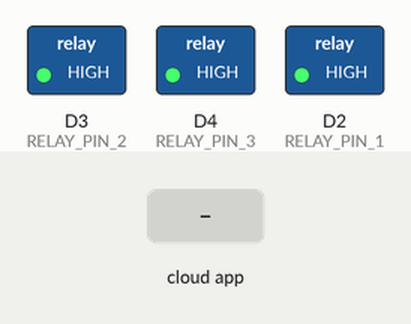
Recording of a sketch running on a simulated ESP8266 (NodeMCU). On the bench: switched loads named in the sketch (green lamp = pin HIGH). The test bench sets the inputs (shaded band). WiFi joins after 1.5 s; servers stay silent unless stated; what the sketch prints to the serial monitor is not drawn.

Above: at 2.7 s.
2.8 s: the phone or cloud app sets 69dc04bb52800e7ce36580c7 to 1
At 3.5 s:
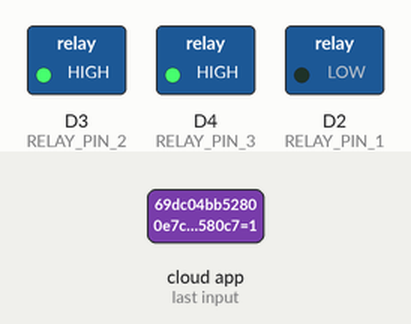
4.3 s: the phone or cloud app sets 69bffbfbc2dbd7108b43de4d to 1
At 4.6 s:
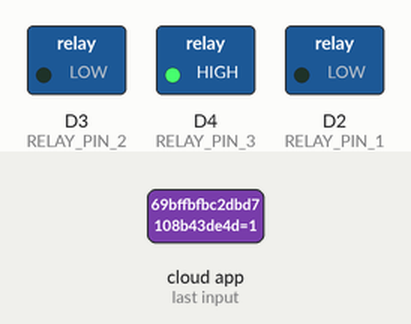
5.8 s: the phone or cloud app sets 69bffc16dafb005af4dacb2b to 1
At 6.9 s:
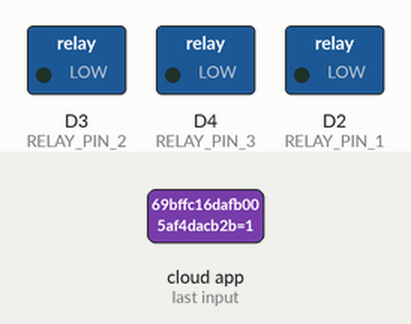
7.3 s: the phone or cloud app sets 69dc04bb52800e7ce36580c7 to 0
At 8.1 s:
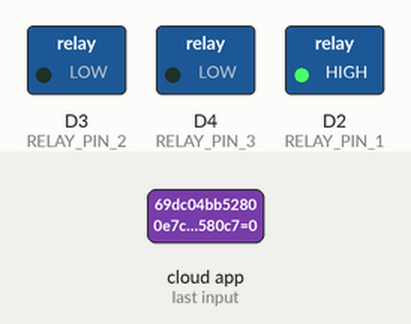
8.8 s: the phone or cloud app sets 69bffbfbc2dbd7108b43de4d to 0
At 9.2 s:
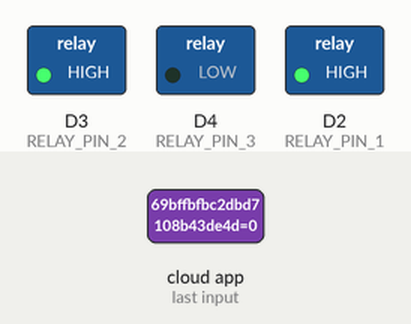
10.3 s: the phone or cloud app sets 69dc04bb52800e7ce36580c7 to 1
At 11.5 s:
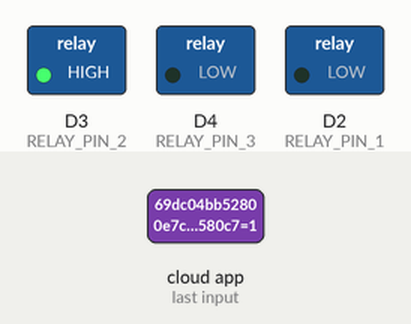
Timing chart, 0 to 12.8 s (numbered marks = the images above; inputs shaded):
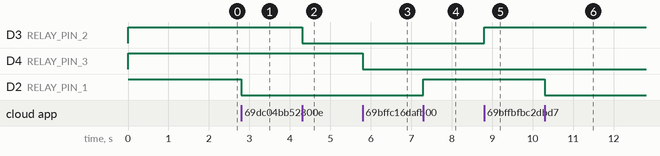

The sketch:

HOME_AUTOMATIO_USING_ESP32_VOICE_CONTROL.ino
```cpp
#include <Arduino.h>
#include <ESP8266WiFi.h>
#include <SinricPro.h>
#include <SinricProSwitch.h>

#define WIFI_SSID     "home"
#define WIFI_PASS     "homeiot12"

// ==========================
// SinricPro Credentials
// ==========================
#define APP_KEY       "8a802c62-05fd-4d26-b583-a6260a01fd6f"
#define APP_SECRET    "2dc13dda-950f-4375-9c83-1b02eceb93eb-510c3a17-27f3-4c8f-b991-214301cb31f1"

// ==========================
// Device IDs
// ==========================
#define DEVICE_ID_1   "69dc04bb52800e7ce36580c7"
#define DEVICE_ID_2   "69bffbfbc2dbd7108b43de4d"
#define DEVICE_ID_3   "69bffc16dafb005af4dacb2b"

// ==========================
// Relay Pins
// ==========================
#define RELAY_PIN_1   D2
#define RELAY_PIN_2   D3
#define RELAY_PIN_3   D4

// Active LOW relay module
void setRelay(int relayPin, bool state) {
  digitalWrite(relayPin, state ? LOW : HIGH);   // ON = LOW, OFF = HIGH
}

bool onPowerState(const String &deviceId, bool &state) {
  Serial.printf("Device %s turned %s\r\n", deviceId.c_str(), state ? "ON" : "OFF");

  if (deviceId == DEVICE_ID_1) {
    setRelay(RELAY_PIN_1, state);
  }
  else if (deviceId == DEVICE_ID_2) {
    setRelay(RELAY_PIN_2, state);
  }
  else if (deviceId == DEVICE_ID_3) {
    setRelay(RELAY_PIN_3, state);
  }

  return true;
}

void setup() {
  Serial.begin(115200);

  pinMode(RELAY_PIN_1, OUTPUT);
  pinMode(RELAY_PIN_2, OUTPUT);
  pinMode(RELAY_PIN_3, OUTPUT);

  // All relays OFF at start
  digitalWrite(RELAY_PIN_1, HIGH);
  digitalWrite(RELAY_PIN_2, HIGH);
  digitalWrite(RELAY_PIN_3, HIGH);

  WiFi.begin(WIFI_SSID, WIFI_PASS);
  Serial.print("Connecting to WiFi");

  while (WiFi.status() != WL_CONNECTED) {
    delay(500);
    Serial.print(".");
  }

  Serial.println();
  Serial.print("Connected! IP: ");
  Serial.println(WiFi.localIP());

  SinricProSwitch &mySwitch1 = SinricPro[DEVICE_ID_1];
  SinricProSwitch &mySwitch2 = SinricPro[DEVICE_ID_2];
  SinricProSwitch &mySwitch3 = SinricPro[DEVICE_ID_3];

  mySwitch1.onPowerState(onPowerState);
  mySwitch2.onPowerState(onPowerState);
  mySwitch3.onPowerState(onPowerState);

  SinricPro.begin(APP_KEY, APP_SECRET);
  Serial.println("SinricPro started");
}

void loop() {
  SinricPro.handle();
}
```

Measured:
- after the input at 2.8 s, D2 (RELAY_PIN_1): HIGH → LOW at once
- after the input at 4.3 s, D3 (RELAY_PIN_2): HIGH → LOW at once
- after the input at 5.8 s, D4 (RELAY_PIN_3): HIGH → LOW at once
- after the input at 7.3 s, D2 (RELAY_PIN_1): LOW → HIGH at once
- after the input at 8.8 s, D3 (RELAY_PIN_2): LOW → HIGH at once
- after the input at 10.3 s, D2 (RELAY_PIN_1): HIGH → LOW at once
